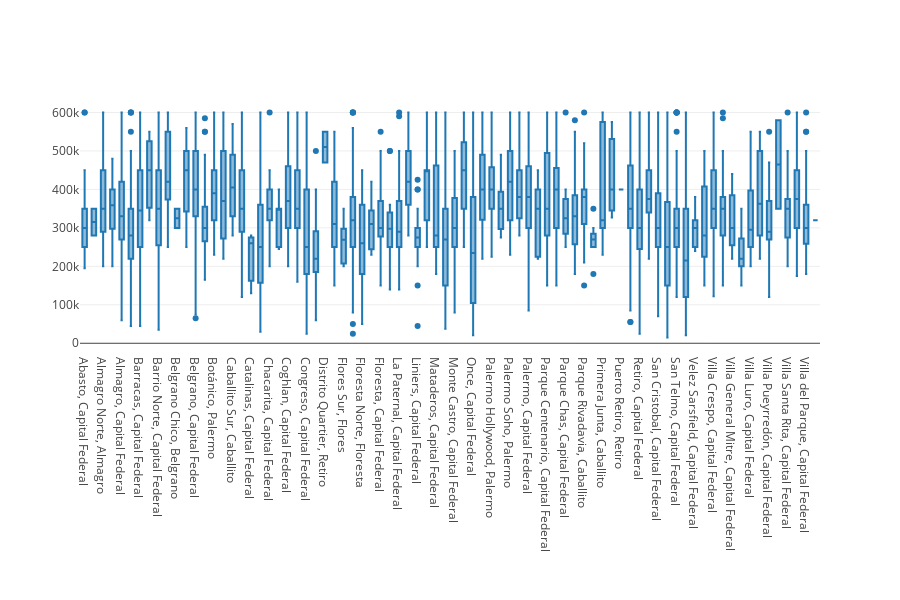

Source (notebook cell):
### Code cell
fig = go.Figure()
fig.add_trace(go.Box(x = df_ars["Location"],y = df_ars["Price"]))
fig.update_layout(template = None, height = 600, margin = {'b':250})

### Figure 1 — Plotly figure (JSON) as saved in the notebook; plotly's stock layout.template omitted (floating-point values rounded to 4 significant figures; data arrays with more than 128 entries replaced by an {"elided": "..."} marker saying what was removed)
{"data": [{"type": "box", "x": {"elided": "4444 str values"}, "y": {"elided": "4444 int values"}}], "layout": {"height": 600, "margin": {"b": 250}}}
